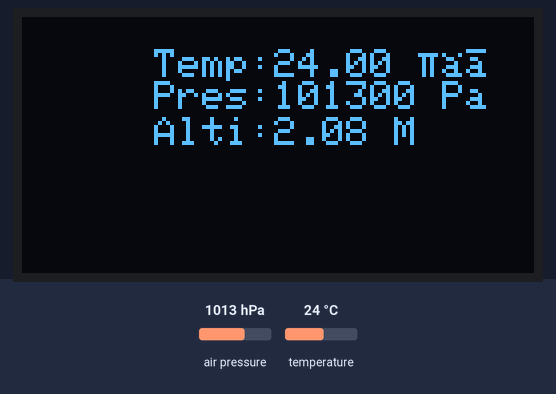
Simulated run of this sketch. Board: ESP32-C3. Parts: 128×64 one-colour display. Inputs (shaded band) come from the test bench; at power-on: air pressure 1013 hPa, temperature 24 °C.

Above: at 1.2 s.
1.3 s: air pressure set to 952 hPa
At 4.2 s:
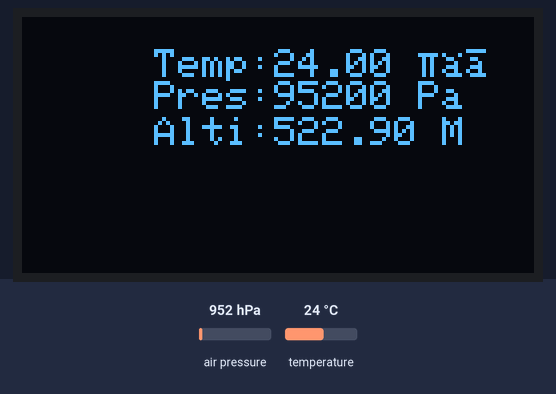
4.5 s: temperature set to 12 °C
At 6.5 s:
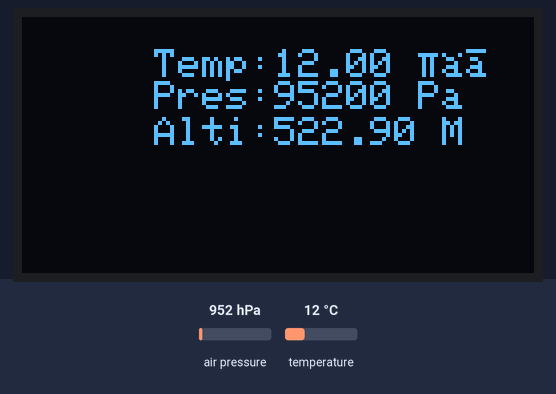
7.6 s: air pressure set to 975 hPa
At 10.0 s:
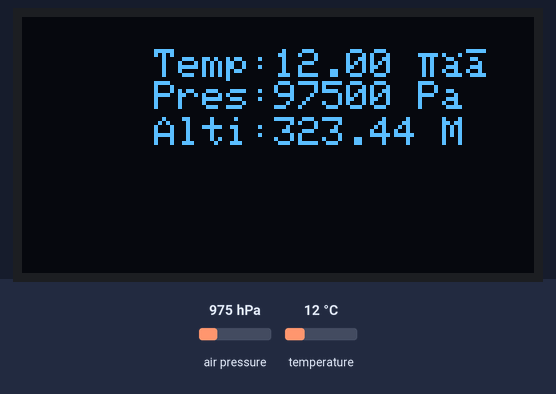
10.6 s: temperature set to 19 °C
Timing chart, 0 to 13.6 s (numbered marks = the images above; inputs shaded):
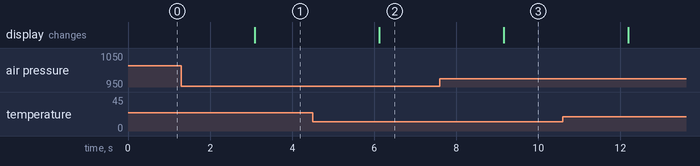

The sketch:

BMP180_C3-Mini_0.66-OLED_cloudfree.ino
```cpp
#include <Wire.h>
#include <Adafruit_BMP085.h>
#include <Adafruit_GFX.h>
#include <Adafruit_SSD1306.h>

 // Declaration for SSD1306 display connected using I2C
#define OLED_RESET  0 // Reset pin
#define SCREEN_ADDRESS 0x3C
Adafruit_SSD1306 display(OLED_RESET);

Adafruit_BMP085 bmp;

void setup() {
  Serial.begin(9600);
  Wire.begin(8, 10);

   if (!bmp.begin()) {
  Serial.println("Could not find a valid BMP085/BMP180 sensor, check wiring!");
  while (1) {}
  }
   // initialize the OLED object
 display.begin(SSD1306_SWITCHCAPVCC, SCREEN_ADDRESS);

}

void loop()
{
// intialize by Clearing the display.
  display.clearDisplay();
  display.setTextSize(1);
  display.setTextColor(WHITE);
  display.setCursor(33,8);
  display.print("Temp:");
  display.print(bmp.readTemperature());
  display.println(" ℃");

  display.setTextSize(1);
  display.setTextColor(WHITE);
  display.setCursor(33,16);
  display.print("Pres:");
  display.print(bmp.readPressure());
  display.println(" Pa");

  // Calculate altitude assuming 'standard' barometric
  // pressure of 1013.25 millibar = 101325 Pascal
  display.setTextSize(1);
  display.setTextColor(WHITE);
  display.setCursor(33,25);
  display.print("Alti:");
  display.print(bmp.readAltitude());
  display.println(" M");

  display.display();
 delay(3000);
}
```

Measured:
- after the input at 1.3 s, the display: changes after 1.8 s (image 1)
- after the input at 4.5 s, the display: changes after 1.6 s (image 2)
- after the input at 7.6 s, the display: changes after 1.6 s (image 3)
